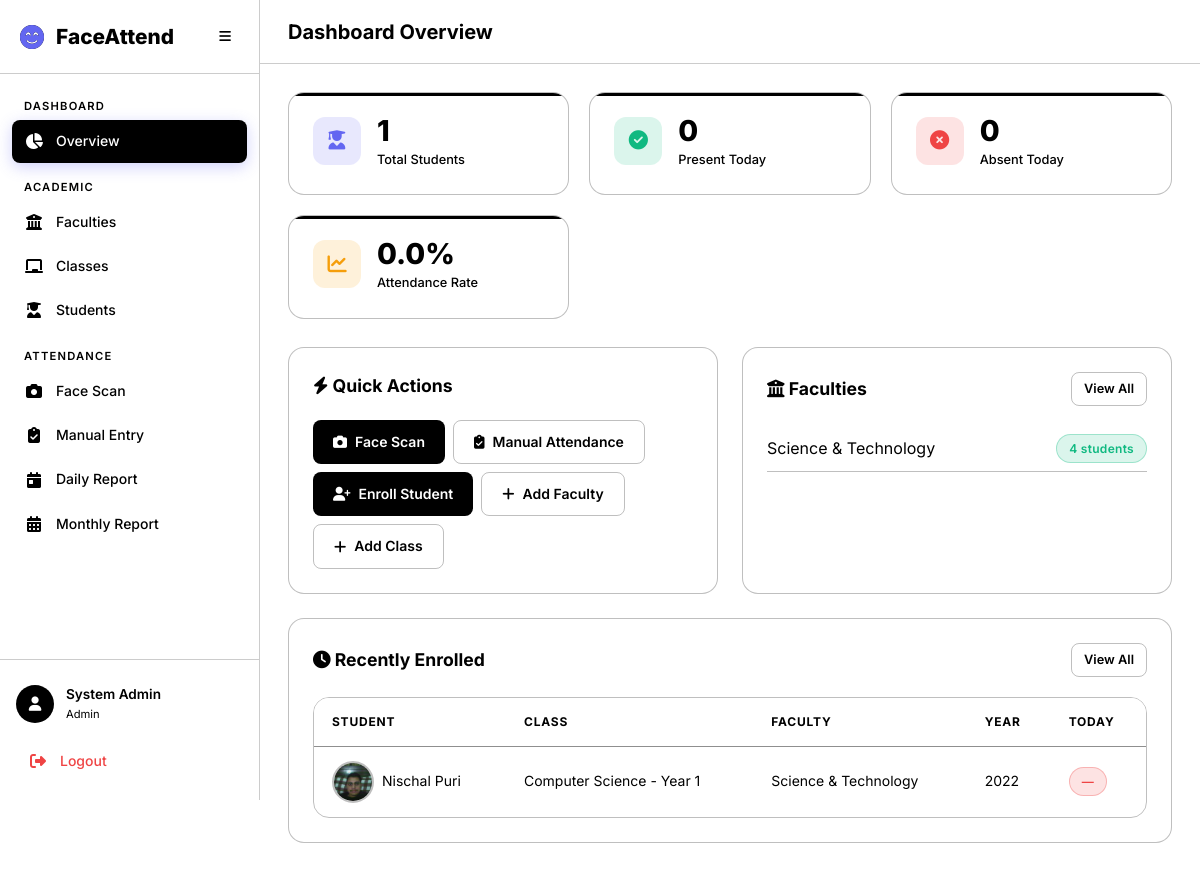
Page /academics/dashboard/ on the earlier database version.
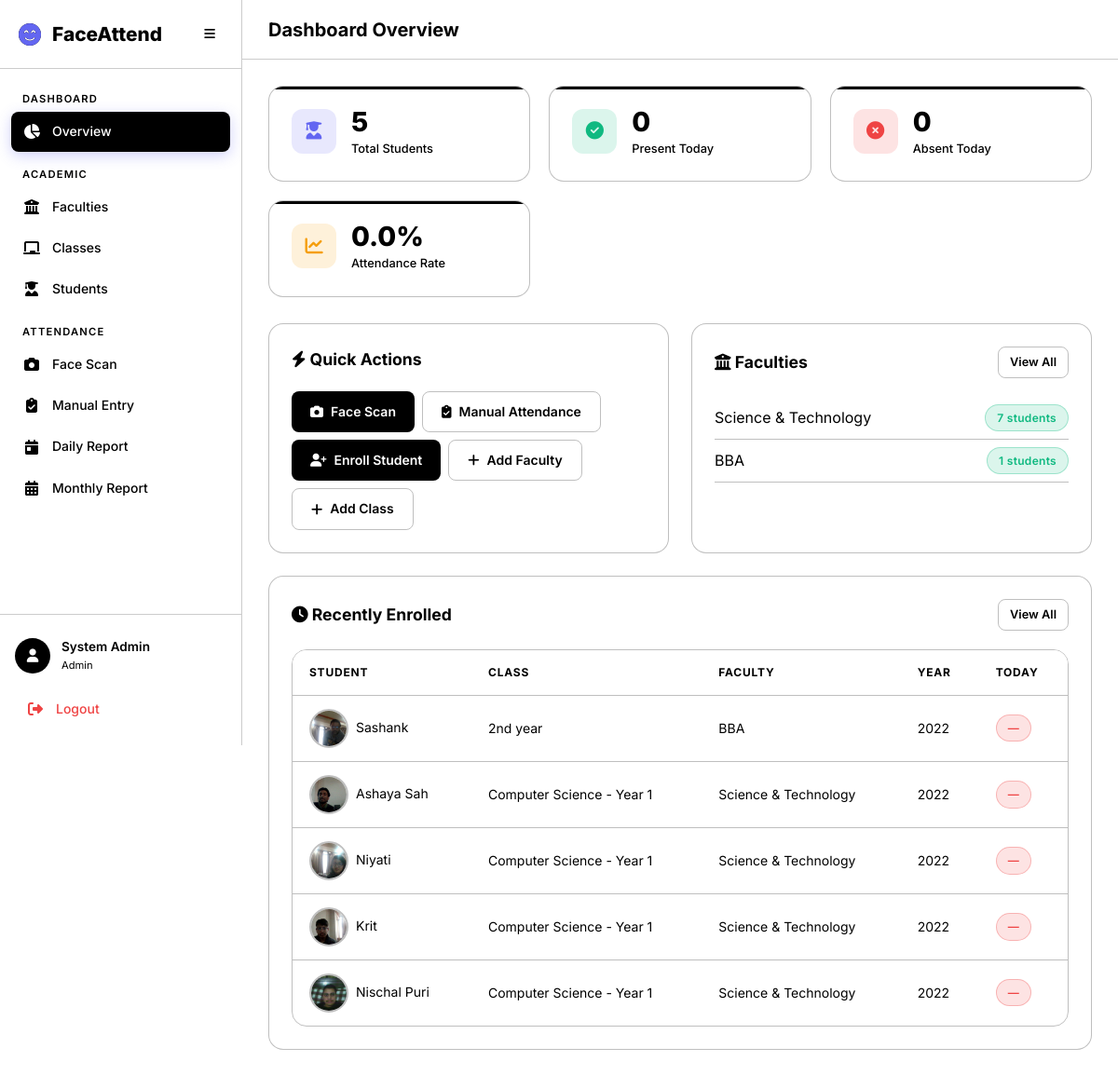
Same page on the later database version.
### academics/models.py (models this page shows, shortened)
class Faculty(models.Model):
    name = models.CharField(max_length=200, unique=True)
    description = models.TextField(blank=True)
    created_at = models.DateTimeField(auto_now_add=True)
    updated_at = models.DateTimeField(auto_now=True)
    class Meta:
        verbose_name_plural = 'Faculties'
        ordering = ['name']

class Student(models.Model):
    user = models.OneToOneField(
        settings.AUTH_USER_MODEL,
        on_delete=models.CASCADE,
        related_name='student_profile',
        null=True, blank=True,
    )
    full_name = models.CharField(max_length=300)
    profile_image = models.ImageField(upload_to='students/profiles/')
    face_encoding = models.BinaryField(null=True, blank=True, help_text='128-d face encoding as bytes')
    enrollment_year = models.PositiveIntegerField()
    faculty = models.ForeignKey(Faculty, on_delete=models.CASCADE, related_name='students')
    academic_class = models.ForeignKey(AcademicClass, on_delete=models.CASCADE, related_name='students')
    phone = models.CharField(max_length=20, blank=True)
    guardian_phone = models.CharField(max_length=20, blank=True)
    is_phone_flagged = models.BooleanField(
        default=False,
        help_text='Mark this when the student phone number is incorrect.',
    )
    is_active = models.BooleanField(default=True)
    created_at = models.DateTimeField(auto_now_add=True)
    updated_at = models.DateTimeField(auto_now=True)
    class Meta:
        ordering = ['full_name']

class AcademicClass(models.Model):
    name = models.CharField(max_length=200)
    faculty = models.ForeignKey(Faculty, on_delete=models.CASCADE, related_name='classes')
    teacher = models.ForeignKey(
        settings.AUTH_USER_MODEL,
        on_delete=models.SET_NULL,
        null=True, blank=True,
        related_name='assigned_classes',
        limit_choices_to={'role': 'teacher'},
    )
    created_at = models.DateTimeField(auto_now_add=True)
    updated_at = models.DateTimeField(auto_now=True)
    class Meta:
        verbose_name_plural = 'Classes'
        ordering = ['faculty__name', 'name']
        unique_together = ['name', 'faculty']

### academics/views.py (the view)
# urls.py: path('dashboard/', views.admin_dashboard, name='admin_dashboard'),
@login_required
@admin_required
def admin_dashboard(request):
    today = timezone.localdate()
    total_students = Student.objects.filter(is_active=True).count()
    total_faculties = Faculty.objects.count()
    total_classes = AcademicClass.objects.count()
    today_attendance = Attendance.objects.filter(date=today)
    present_count = today_attendance.filter(status__in=['present', 'late']).count()
    absent_count = today_attendance.filter(status='absent').count()
    recent_students = Student.objects.filter(is_active=True).order_by('-created_at')[:10]
    faculties = Faculty.objects.annotate(student_count=Count('students'))
    classes = AcademicClass.objects.select_related('faculty', 'teacher').annotate(
        student_count=Count('students')
    )
    context = {
        'total_students': total_students,
        'total_faculties': total_faculties,
        'total_classes': total_classes,
        'present_count': present_count,
        'absent_count': absent_count,
        'attendance_rate': round(present_count / total_students * 100, 1) if total_students else 0,
        'recent_students': recent_students,
        'faculties': faculties,
        'classes': classes,
        'today': today,
    }
    return render(request, 'dashboard/admin.html', context)

### templates/dashboard/admin.html (shortened to what the changed rows need)
{% extends 'base.html' %}
{% block page_title %}Dashboard Overview{% endblock %}
{% block content %}
<div class="stats-grid animate-fade-in">
    <div class="stat-card primary">
        <div class="stat-content">
            <div class="stat-value">{{ total_students }}</div>
            <div class="stat-label">Total Students</div>
        </div>
    </div>
</div>
<div class="grid-2 mb-3">
    <div class="card animate-fade-in">
        {% for f in faculties %}
        <div class="d-flex justify-between align-center"
            style="padding: 8px 0; border-bottom: 1px solid var(--border-color);">
            <span>{{ f.name }}</span>
            <span class="badge badge-present">{{ f.student_count }} students</span>
        </div>
        {% empty %}
        <p class="text-muted">No faculties yet.</p>
        {% endfor %}
    </div>
</div>
<div class="card animate-fade-in">
    <div class="table-container">
        <table class="data-table" id="recentTable">
            <thead>
                <tr>
                    <th>Student</th>
                    <th>Class</th>
                    <th>Faculty</th>
                    <th>Year</th>
                    <th>Today</th>
                </tr>
            </thead>
            <tbody>
                {% for s in recent_students %}
                <tr>
                    <td class="d-flex align-center gap-1">
                        {% if s.profile_image %}
                        <img src="{{ s.profile_image.url }}" alt="" class="student-avatar">
                        {% else %}
                        <div class="student-avatar d-flex align-center"
                            style="justify-content:center; background:var(--bg-secondary);"><i class="fas fa-user"></i>
                        </div>
                        {% endif %}
                        {{ s.full_name }}
                    </td>
                    <td>{{ s.academic_class.name }}</td>
                    <td>{{ s.faculty.name }}</td>
                    <td>{{ s.enrollment_year }}</td>
                    <td>
                        {% with status=attendance_map|default_if_none:"" %}
                        <span class="badge badge-{{ status|default:'absent' }}">{{ status|default:"—" }}</span>
                        {% endwith %}
                    </td>
                </tr>
                {% empty %}
                <tr>
                    <td colspan="5" class="text-center text-muted">No students enrolled yet.</td>
                </tr>
                {% endfor %}
            </tbody>
        </table>
    </div>
</div>
{% endblock %}

Differences in the rows shown:
computed for Faculty "Science & Technology": student_count "4" → "7"
added Faculty: name "BBA", student_count "1"
added Student: profile_image (picture), full_name "Sashank", academic_class.name "2nd year", faculty.name "BBA", enrollment_year "2022", status "—"
added Student: profile_image (picture), full_name "Ashaya Sah", academic_class.name "Computer Science - Year 1", faculty.name "Science & Technology", enrollment_year "2022", status "—"
added Student: profile_image (picture), full_name "Niyati", academic_class.name "Computer Science - Year 1", faculty.name "Science & Technology", enrollment_year "2022", status "—"
added Student: profile_image (picture), full_name "Krit", academic_class.name "Computer Science - Year 1", faculty.name "Science & Technology", enrollment_year "2022", status "—"
Other differences:
{{ total_students }}: "1" → "5"
